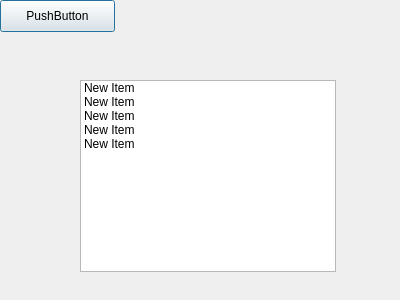
<?xml version="1.0" encoding="UTF-8"?>
<ui version="4.0">
 <class>Dialog</class>
 <widget class="QDialog" name="Dialog">
  <property name="geometry">
   <rect>
    <x>0</x>
    <y>0</y>
    <width>400</width>
    <height>300</height>
   </rect>
  </property>
  <property name="windowTitle">
   <string>Dialog</string>
  </property>
  <widget class="QPushButton" name="pushButton">
   <property name="geometry">
    <rect>
     <x>0</x>
     <y>0</y>
     <width>115</width>
     <height>32</height>
    </rect>
   </property>
   <property name="text">
    <string>PushButton</string>
   </property>
  </widget>
  <widget class="QListWidget" name="listWidget">
   <property name="geometry">
    <rect>
     <x>80</x>
     <y>80</y>
     <width>256</width>
     <height>192</height>
    </rect>
   </property>
   <item>
    <property name="text">
     <string>New Item</string>
    </property>
   </item>
   <item>
    <property name="text">
     <string>New Item</string>
    </property>
   </item>
   <item>
    <property name="text">
     <string>New Item</string>
    </property>
   </item>
   <item>
    <property name="text">
     <string>New Item</string>
    </property>
   </item>
   <item>
    <property name="text">
     <string>New Item</string>
    </property>
   </item>
  </widget>
 </widget>
 <resources/>
 <connections>
  <connection>
   <sender>pushButton</sender>
   <signal>clicked()</signal>
   <receiver>Dialog</receiver>
   <slot>close()</slot>
   <hints>
    <hint type="sourcelabel">
     <x>57</x>
     <y>15</y>
    </hint>
    <hint type="destinationlabel">
     <x>199</x>
     <y>149</y>
    </hint>
   </hints>
  </connection>
 </connections>
</ui>
